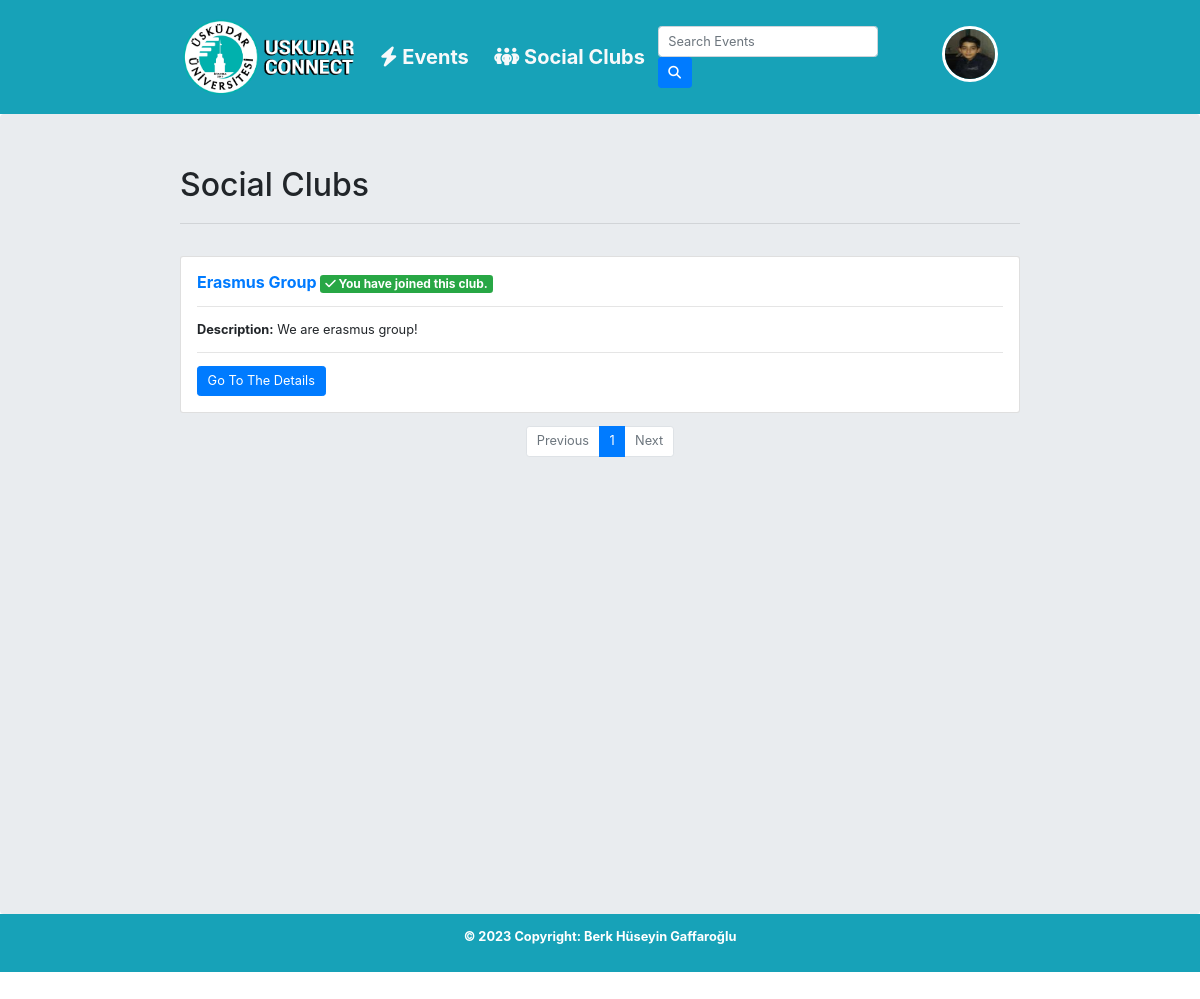
Page /social-clubs/ (signed in) on the earlier database version.
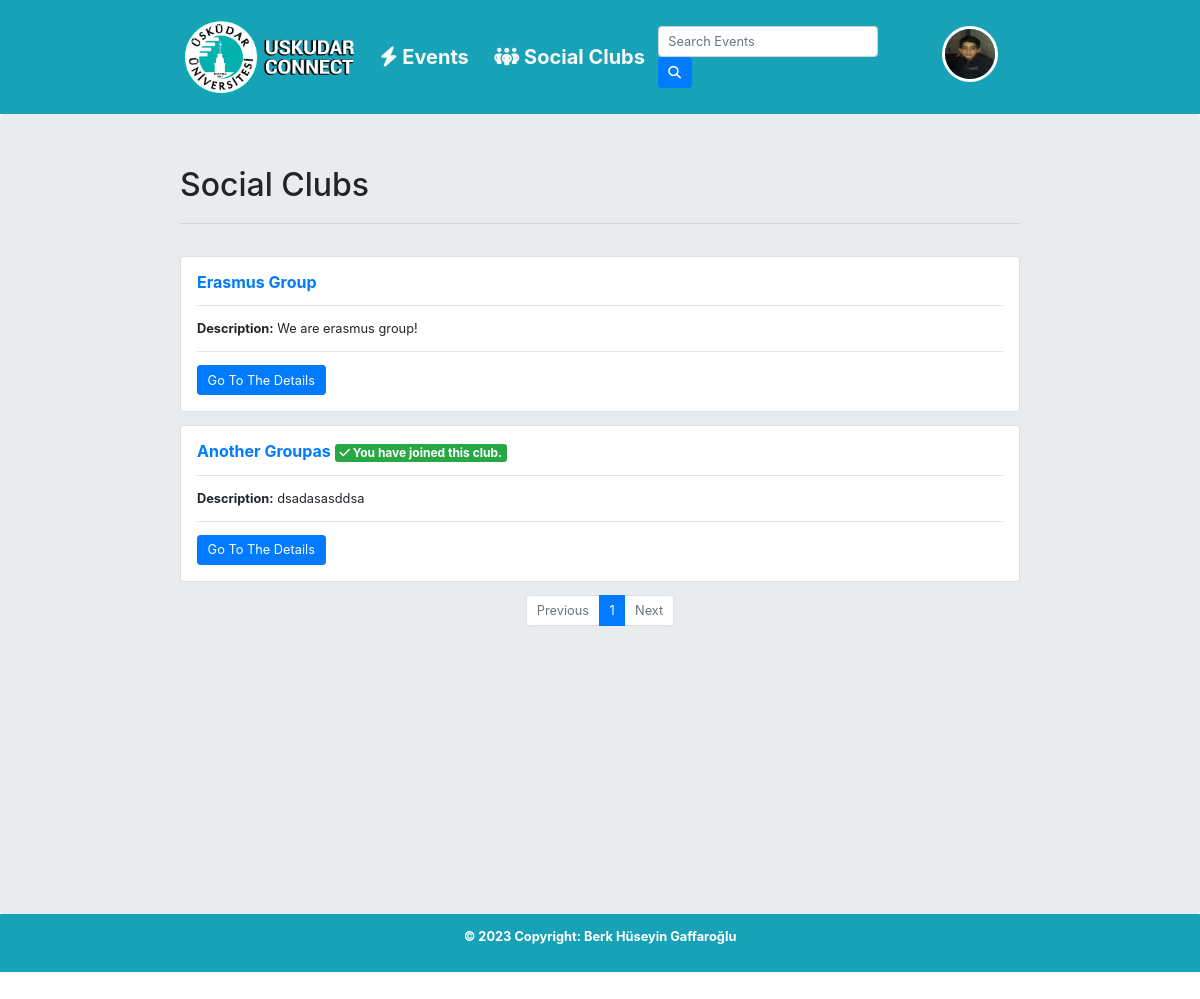
Same page on the later database version.
### users/models.py (models this page shows, shortened)
class Profile(models.Model):
    user = models.OneToOneField(User, on_delete=models.CASCADE)
    avatar = models.ImageField(default='default.jpg', upload_to='profile_images')
    bio = models.TextField()

### social_clubs/models.py (models this page shows, shortened)
class SocialClub(models.Model):
    name = models.CharField(max_length=100)
    description = models.TextField()
    members = models.ManyToManyField(User, related_name='clubs_joined')
    managers = models.ManyToManyField(User, related_name='admin_of')

### social_clubs/views.py (the view)
# urls.py: path('', include('social_clubs.urls')),
@login_required
def social_clubs(request):
    social_clubs = SocialClub.objects.all()
    social_clubs_attending = SocialClub.objects.filter(members=request.user)
    paginator = Paginator(social_clubs, CLUB_PER_PAGE)
    page = request.GET.get('page')
    social_clubs = paginator.get_page(page)
    return render(request, 'social_clubs/clubs.html', {"social_clubs":social_clubs,"social_clubs_attending":social_clubs_attending, 'paginator':paginator,'PAGE_PER_PAGE':PAGE_PER_PAGE})

### templates/social_clubs/clubs.html (shortened to what this page needs)
{% extends "base.html" %}
{% block content %}
<h1 style="display: inline-block;">Social Clubs</h1>
<hr /><br>
{% if social_clubs %}
{% for social_club in social_clubs %}
<div class="card mb-3">
  <div class="card-body">
    <a href="{% url 'club-detail' pk=social_club.pk %}">
      <h5 class="card-title"><b>
          {{social_club.name | title }}
          {% if social_club in social_clubs_attending %}
            <span class="badge badge-success"><i class="fa-solid fa-check"></i> You have joined this club.</span>
          {% endif %}
        </b></h5>
    </a>
    <hr />
    <p class="card-text"><b>Description:</b> {% if social_club.description|length > 200 %}
      {{social_club.description|slice:200}}
      <a href="{% url 'club-detail' pk=social_club.pk %}">...</a>
       {% else %} {{social_club.description}} {% endif %}</p>
    <hr />
    <a href="{% url 'club-detail' pk=social_club.pk %}" class="btn btn-primary">Go To The Details</a>
  </div>
</div>
{% endfor %}
<nav class="text-center">
  <ul class="pagination justify-content-center">
    {% if social_clubs.has_previous %}
    <li class="page-item"><a class="page-link" href="?page={{ social_clubs.previous_page_number }}">Previous</a></li>
    {% else %}
    <li class="page-item disabled"><a class="page-link" href="#">Previous</a></li>
    {% endif %}
    {% for num in social_clubs.paginator.page_range %}
    {% if num == social_clubs.number %}
    <li class="page-item active">
      <a class="page-link" href="?page={{ num }}">{{ num }} <span class="sr-only">(current)</span></a>
    </li>
    {% elif num > social_clubs.number|add:-5 and num < social_clubs.number|add:5 %} <li class="page-item">
      <a class="page-link" href="?page={{ num }}">{{ num }}</a>
      </li>
      {% endif %}
      {% endfor %}
      {% if social_clubs.has_next %}
      <li class="page-item"><a class="page-link" href="?page={{ social_clubs.next_page_number }}">Next</a></li>
      {% else %}
      <li class="page-item disabled"><a class="page-link" href="#">Next</a></li>
      {% endif %}
  </ul>
</nav>
{% else %}
There is nothing yet.
{% endif %}
{% endblock content %}

### templates/base.html (shortened to what this page needs)
<!doctype html>
<html lang="en">
<head>
  <link rel="stylesheet" href="https://maxcdn.bootstrapcdn.com/bootstrap/4.0.0/css/bootstrap.min.css"
>
</head>
<body style="zoom: 80%">
  <nav class="navbar navbar-expand-md navbar-dark bg-info "
    style="background-color: #f0f5f5; font-size: 25px; padding-left:15%; padding-right: 15%; padding-bottom: 1%; padding-top: 1%; max-height: max-content;">
    <a href="/" class="navbar-brand"><img src="/media/logo.png" width="218px" height="103px" alt="">
    </a>
    {% if user.is_authenticated %}
    <a href="/events" class="nav-link nav-item text-light d-none d-md-flex mt-0">
      <b> <i class="fa-sharp fa-solid fa-bolt "> </i> Events</b>
    </a>
    <a href="/social-clubs" class="nav-link nav-item text-light d-none d-md-flex mt-0">
      <b> <i class="fa-solid fa-people-group"></i> Social Clubs</b>
    </a>
    {% endif %}
    <div class="collapse navbar-collapse " id="navbarCollapse">
      <div class="navbar-nav ml-auto" style="margin-right: 6%;">
        {% if user.is_authenticated %}
        <form class="form-inline d-none d-md-flex mt-0" method="GET" action="{% url 'search-events' %}">
          <input name="q" class="form-control mr-2 " type="search" placeholder="Search Events" aria-label="Search" required>
          <button class="btn btn-primary mr-5" type="submit"><i class="fa-solid fa-magnifying-glass"></i></button>
        </form>
        <div class="dropdown d-none d-md-block" >
          <a href="#" id="imageDropdown" data-toggle="dropdown">
            <img class="rounded-circle account-img " style="border:4px solid white;" width="70px"
                 height="70px"
                  src="{{ request.user.profile.avatar.url }} " />
          </a>
        </div>
        {% else %}
        <a href="{% url 'login' %}" class="nav-item nav-link"><b>Sign in</b></a>
        {% endif %}
      </div>
    </div>
  </nav>
  <div class="jumbotron" style="margin:0; padding-left: 15%; padding-right: 15%; min-height: 1000px;">
    {% block content %}{% endblock %}
  </div>
  <div class="bg-info text-center text-light p-3">
    <p style="color:white"><b> © 2023 Copyright: Berk Hüseyin Gaffaroğlu </b></p>
  </div>
</body>
</html>

Differences in the rows shown:
shown differently, row unchanged: SocialClub "Erasmus Group": no longer shows "You have joined this club."
added SocialClub: name "Another Groupas", shows "You have joined this club.", description "dsadasasddsa"
